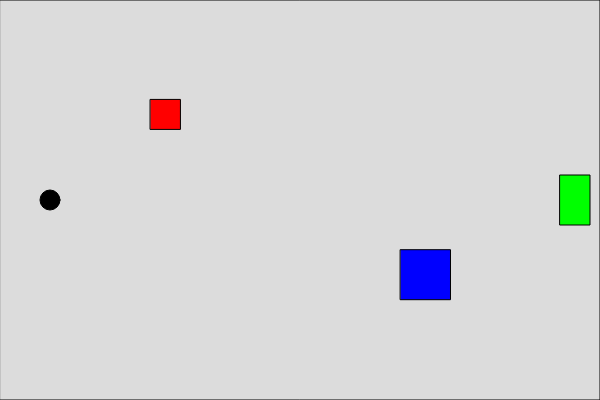
Frame 1 (no input)
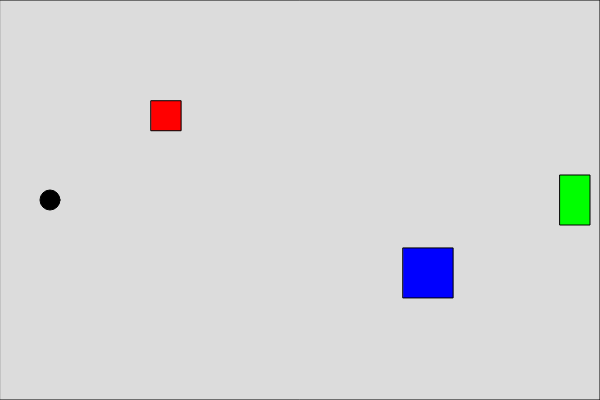
Frame 60 (no input)
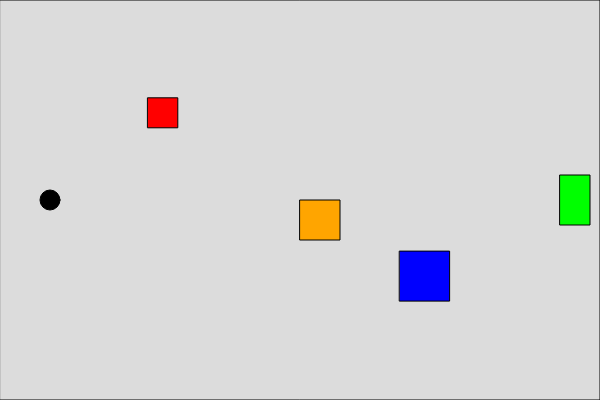
Frame 120 (the mouse pressed at the canvas centre since frame 60)

The p5.js sketch that drew these frames (run headless with seeded random() and noise() and a simulated clock; from frame 60 on, the mouse is pressed at the canvas centre):

// p5.js sketch
// ── sketch.js
let player;
let obstacles = [];
let clickObstacle = null;
let exitZone;

function setup() {
  createCanvas(600, 400);
  createPlayer();
  createObstacles();
  createExit();
}

// ---------------- DRAW ----------------
function draw() {
  background(220);

  drawBorders();
  movePlayer();
  drawPlayer();

  moveObstacle1();
  moveObstacle2();
  drawObstacles();

  drawMouseObstacle();
  drawExit();
  checkWin();
}

// ---------------- PLAYER ----------------
function createPlayer() {
  player = {
    x: 50,
    y: 200,
    size: 20,
    speed: 3
  };
}

function movePlayer() {
  if (keyIsDown(LEFT_ARROW)) {
    player.x -= player.speed;
  } else if (keyIsDown(RIGHT_ARROW)) {
    player.x += player.speed;
  }

  if (keyIsDown(UP_ARROW)) {
    player.y -= player.speed;
  } else if (keyIsDown(DOWN_ARROW)) {
    player.y += player.speed;
  }

  // Wrap
  if (player.x > width) player.x = 0;
  else if (player.x < 0) player.x = width;

  if (player.y > height) player.y = 0;
  else if (player.y < 0) player.y = height;
}

function drawPlayer() {
  fill(0);
  ellipse(player.x, player.y, player.size);
}

// ---------------- OBSTACLES ----------------
function createObstacles() {
  obstacles.push({ x: 150, y: 100, size: 30, color: 'red' });
  obstacles.push({ x: 400, y: 250, size: 50, color: 'blue' });
}

function moveObstacle1() {
  let o = obstacles[0];
  o.x += random(-1, 1);
  o.y += random(-1, 1);

  if (o.x > width) o.x = 0;
  if (o.x < 0) o.x = width;
  if (o.y > height) o.y = 0;
  if (o.y < 0) o.y = height;
}

function moveObstacle2() {
  let o = obstacles[1];
  o.x += random(-1, 1);
  o.y += random(-1, 1);

  if (o.x > width) o.x = 0;
  if (o.x < 0) o.x = width;
  if (o.y > height) o.y = 0;
  if (o.y < 0) o.y = height;
}

function drawObstacles() {
  for (let i = 0; i < obstacles.length; i++) {
    fill(obstacles[i].color);
    rect(obstacles[i].x, obstacles[i].y, obstacles[i].size);
  }
}

// ---------------- MOUSE OBSTACLE ----------------
function mousePressed() {
  createMouseObstacle();
}

function createMouseObstacle() {
  clickObstacle = {
    x: mouseX,
    y: mouseY
  };
}

function drawMouseObstacle() {
  if (clickObstacle !== null) {
    fill(255, 165, 0);
    rect(clickObstacle.x, clickObstacle.y, 40, 40);
  }
}

// ---------------- BORDERS ----------------
function drawBorders() {
  stroke(0);
  noFill();
  rect(0, 0, width, height);
}

// ---------------- EXIT ----------------
function createExit() {
  exitZone = {
    x: width - 40,
    y: height / 2 - 25,
    w: 30,
    h: 50
  };
}

function drawExit() {
  fill(0, 255, 0);
  rect(exitZone.x, exitZone.y, exitZone.w, exitZone.h);
}

// ---------------- WIN ----------------
function checkWin() {
  if (
    player.x > exitZone.x &&
    player.x < exitZone.x + exitZone.w &&
    player.y > exitZone.y &&
    player.y < exitZone.y + exitZone.h
  ) {
    displayWinMessage();
  }
}

function displayWinMessage() {
  fill(0);
  textSize(32);
  textAlign(CENTER, CENTER);
  text("You Win!", width / 2, height / 2);
}
